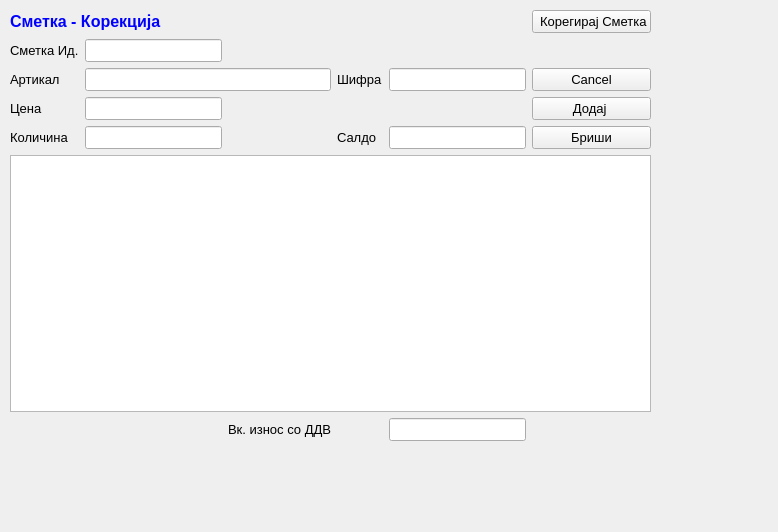
<?xml version="1.0" encoding="UTF-8"?>
<ui version="4.0">
 <class>SmetkiKorekcija</class>
 <widget class="QWidget" name="SmetkiKorekcija">
  <property name="geometry">
   <rect>
    <x>0</x>
    <y>0</y>
    <width>778</width>
    <height>532</height>
   </rect>
  </property>
  <property name="windowTitle">
   <string>Form</string>
  </property>
  <widget class="QWidget" name="layoutWidget">
   <property name="geometry">
    <rect>
     <x>10</x>
     <y>10</y>
     <width>641</width>
     <height>431</height>
    </rect>
   </property>
   <property name="font">
    <font>
     <pointsize>10</pointsize>
    </font>
   </property>
   <layout class="QGridLayout" name="gridLayout">
    <item row="7" column="0" colspan="6">
     <widget class="QTableView" name="tableView">
      <property name="font">
       <font>
        <pointsize>10</pointsize>
       </font>
      </property>
     </widget>
    </item>
    <item row="0" column="5">
     <widget class="QPushButton" name="pushButton_4">
      <property name="font">
       <font>
        <pointsize>10</pointsize>
       </font>
      </property>
      <property name="text">
       <string> Корегирај Сметка</string>
      </property>
      <property name="icon">
       <iconset>
        <normaloff>../../../Brisi/sterna/Resources/key_f9.png</normaloff>../../../Brisi/sterna/Resources/key_f9.png</iconset>
      </property>
     </widget>
    </item>
    <item row="1" column="0">
     <widget class="QLabel" name="label_7">
      <property name="font">
       <font>
        <pointsize>10</pointsize>
       </font>
      </property>
      <property name="text">
       <string>Сметка Ид.</string>
      </property>
     </widget>
    </item>
    <item row="1" column="1">
     <widget class="QLineEdit" name="lineEdit_5">
      <property name="enabled">
       <bool>true</bool>
      </property>
      <property name="font">
       <font>
        <pointsize>10</pointsize>
       </font>
      </property>
      <property name="readOnly">
       <bool>true</bool>
      </property>
     </widget>
    </item>
    <item row="0" column="0" colspan="3">
     <widget class="QLabel" name="label_4">
      <property name="font">
       <font>
        <pointsize>10</pointsize>
       </font>
      </property>
      <property name="text">
       <string>&lt;!DOCTYPE HTML PUBLIC &quot;-//W3C//DTD HTML 4.0//EN&quot; &quot;http://www.w3.org/TR/REC-html40/strict.dtd&quot;&gt;
&lt;html&gt;&lt;head&gt;&lt;meta name=&quot;qrichtext&quot; content=&quot;1&quot; /&gt;&lt;style type=&quot;text/css&quot;&gt;
p, li { white-space: pre-wrap; }
&lt;/style&gt;&lt;/head&gt;&lt;body style=&quot; font-family:'MS Shell Dlg 2'; font-size:10pt; font-weight:400; font-style:normal;&quot;&gt;
&lt;p style=&quot; margin-top:0px; margin-bottom:0px; margin-left:0px; margin-right:0px; -qt-block-indent:0; text-indent:0px;&quot;&gt;&lt;span style=&quot; font-size:12pt; font-weight:600; color:#0000ff;&quot;&gt;Сметка - Корекција&lt;/span&gt;&lt;/p&gt;&lt;/body&gt;&lt;/html&gt;</string>
      </property>
     </widget>
    </item>
    <item row="8" column="2">
     <widget class="QLabel" name="label">
      <property name="text">
       <string>Вк. износ со ДДВ</string>
      </property>
      <property name="alignment">
       <set>Qt::AlignRight|Qt::AlignTrailing|Qt::AlignVCenter</set>
      </property>
     </widget>
    </item>
    <item row="8" column="4">
     <widget class="QLineEdit" name="lineEdit">
      <property name="alignment">
       <set>Qt::AlignRight|Qt::AlignTrailing|Qt::AlignVCenter</set>
      </property>
     </widget>
    </item>
    <item row="2" column="1" colspan="2">
     <widget class="QLineEdit" name="lineEdit_2">
      <property name="enabled">
       <bool>true</bool>
      </property>
      <property name="font">
       <font>
        <pointsize>10</pointsize>
       </font>
      </property>
      <property name="toolTip">
       <string>&lt;html&gt;&lt;head/&gt;&lt;body&gt;&lt;p&gt;Притисни ЕНТЕР за да те однесе во листата&lt;/p&gt;&lt;/body&gt;&lt;/html&gt;</string>
      </property>
      <property name="readOnly">
       <bool>false</bool>
      </property>
     </widget>
    </item>
    <item row="2" column="0">
     <widget class="QLabel" name="label_3">
      <property name="font">
       <font>
        <pointsize>10</pointsize>
       </font>
      </property>
      <property name="text">
       <string>Артикал</string>
      </property>
     </widget>
    </item>
    <item row="2" column="3">
     <widget class="QLabel" name="label_9">
      <property name="font">
       <font>
        <pointsize>10</pointsize>
       </font>
      </property>
      <property name="text">
       <string>Шифра</string>
      </property>
     </widget>
    </item>
    <item row="2" column="4">
     <widget class="QLineEdit" name="lineEdit_7">
      <property name="enabled">
       <bool>true</bool>
      </property>
      <property name="font">
       <font>
        <pointsize>10</pointsize>
        <weight>75</weight>
        <bold>true</bold>
       </font>
      </property>
      <property name="toolTip">
       <string>&lt;html&gt;&lt;head/&gt;&lt;body&gt;&lt;p&gt;Притисни ЕНТЕР за да те однесе во листата&lt;/p&gt;&lt;/body&gt;&lt;/html&gt;</string>
      </property>
      <property name="readOnly">
       <bool>true</bool>
      </property>
     </widget>
    </item>
    <item row="2" column="5">
     <widget class="QPushButton" name="pushButton_5">
      <property name="font">
       <font>
        <pointsize>10</pointsize>
       </font>
      </property>
      <property name="text">
       <string>Cancel</string>
      </property>
     </widget>
    </item>
    <item row="3" column="1">
     <widget class="QLineEdit" name="lineEdit_3">
      <property name="font">
       <font>
        <pointsize>10</pointsize>
       </font>
      </property>
     </widget>
    </item>
    <item row="3" column="0">
     <widget class="QLabel" name="label_5">
      <property name="font">
       <font>
        <pointsize>10</pointsize>
       </font>
      </property>
      <property name="text">
       <string>Цена</string>
      </property>
     </widget>
    </item>
    <item row="4" column="1">
     <widget class="QLineEdit" name="lineEdit_4">
      <property name="font">
       <font>
        <pointsize>10</pointsize>
       </font>
      </property>
     </widget>
    </item>
    <item row="4" column="0">
     <widget class="QLabel" name="label_6">
      <property name="font">
       <font>
        <pointsize>10</pointsize>
       </font>
      </property>
      <property name="text">
       <string>Количина</string>
      </property>
     </widget>
    </item>
    <item row="4" column="3">
     <widget class="QLabel" name="label_8">
      <property name="font">
       <font>
        <pointsize>10</pointsize>
       </font>
      </property>
      <property name="text">
       <string>Салдо</string>
      </property>
     </widget>
    </item>
    <item row="4" column="4">
     <widget class="QLineEdit" name="lineEdit_6">
      <property name="font">
       <font>
        <pointsize>10</pointsize>
       </font>
      </property>
      <property name="readOnly">
       <bool>true</bool>
      </property>
     </widget>
    </item>
    <item row="3" column="5">
     <widget class="QPushButton" name="pushButton_3">
      <property name="font">
       <font>
        <pointsize>10</pointsize>
       </font>
      </property>
      <property name="text">
       <string>Додај </string>
      </property>
     </widget>
    </item>
    <item row="4" column="5">
     <widget class="QPushButton" name="pushButton_6">
      <property name="font">
       <font>
        <pointsize>10</pointsize>
       </font>
      </property>
      <property name="text">
       <string>Бриши</string>
      </property>
     </widget>
    </item>
   </layout>
  </widget>
 </widget>
 <tabstops>
  <tabstop>lineEdit_5</tabstop>
  <tabstop>lineEdit_2</tabstop>
  <tabstop>lineEdit_7</tabstop>
  <tabstop>lineEdit_3</tabstop>
  <tabstop>lineEdit_4</tabstop>
  <tabstop>lineEdit_6</tabstop>
  <tabstop>tableView</tabstop>
  <tabstop>lineEdit</tabstop>
  <tabstop>pushButton_3</tabstop>
  <tabstop>pushButton_6</tabstop>
  <tabstop>pushButton_4</tabstop>
  <tabstop>pushButton_5</tabstop>
 </tabstops>
 <resources/>
 <connections/>
</ui>
